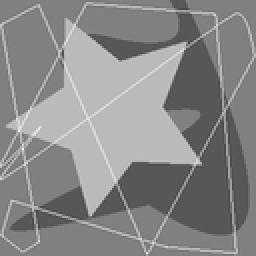
%> input picture Q16.tif, 128 x 128 px, shrunk from 256 x 256 before the run (shown 2 times larger)
$ octave askhsh_6.m   (GNU Octave 9; MATLAB toolbox functions it lacks are replaced by stand-ins)
%> lines starting %> are read from the running program, lines starting %| are printed output that depends on the picture
close all;
clear all;
clc;

%% 6)

X = imread('Q16.tif');
%> X is the input picture: size 128x128 uint8; min 65, max 240, mean 135.8
figure(1);
imshow(X);
title('Initial pic');

block_size = 4; detail = 2; color = 'black';

if length(size(X))>2
    X = rgb2gray(X);
end
if(detail>block_size)
    disp('Error:Value of detail must be less than the block_size.');
    h=[];
else

    X = im2double(X);
%> X: size 128x128 double
    [m n] = size(X);
%> m = 128; n = 128
    fun = @(block_struct) mean(mean(block_struct.data));
    I2 = blockproc(X,[block_size block_size],fun);
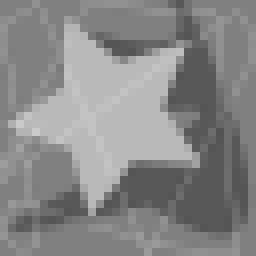
%> I2: size 32x32 double (shown 8 times larger); min 0.332, max 0.796, mean 0.533
    I2 = I2- min(min(I2));
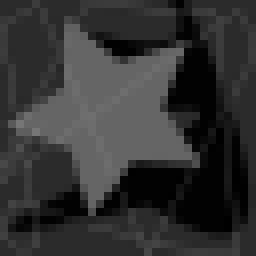
%> I2: size 32x32 double (shown 8 times larger); min 0, max 0.463, mean 0.2

    Imax = max(max(I2));
%> Imax = 0.463
    delta = Imax/detail;
%> delta = 0.232
    I2r = ceil(I2/delta);
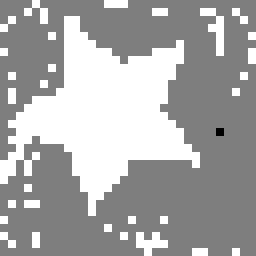
%> I2r: size 32x32 double (shown 8 times larger); min 0, max 2, mean 1.33; drawn with min black and max white
    I2r = block_size-I2r;
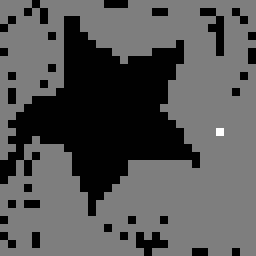
%> I2r: size 32x32 double (shown 8 times larger); min 2, max 4, mean 2.67; drawn with min black and max white
    I2r = flipud(I2r);
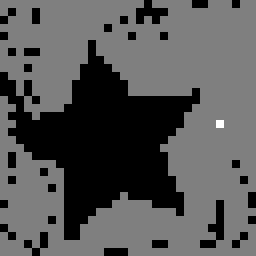
%> I2r: size 32x32 double (shown 8 times larger); min 2, max 4, mean 2.67; mean of the top-left, top-right, bottom-left and bottom-right quarters 2.64, 2.83, 2.5, 2.72; drawn with min black and max white

    midpoints_y = [block_size/2:block_size:m];
%> midpoints_y = 32 values from 2 to 126
    midpoints_x = [block_size/2:block_size:n];
%> midpoints_x = 32 values from 2 to 126
    h=figure;
    for i=1:length(midpoints_x)
        for j=1:length(midpoints_y)
			pos = [midpoints_x(i)-0.5*I2r(j,i) midpoints_y(j)-0.5*I2r(j,i) I2r(j,i) I2r(j,i)];
			rectangle('Position',pos,'Curvature',[1 1],'FaceColor',color)
        end
    end
    axis equal
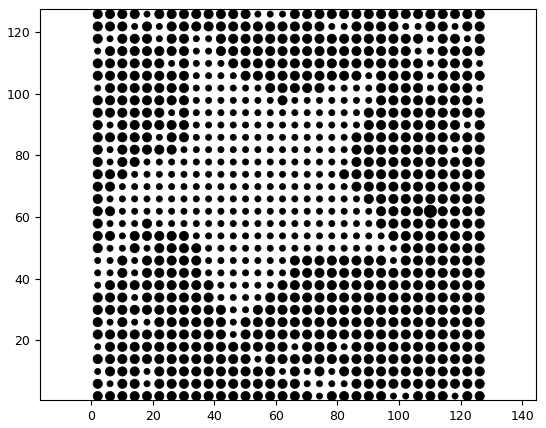
%> figure redrawn from the program's plot data
end
